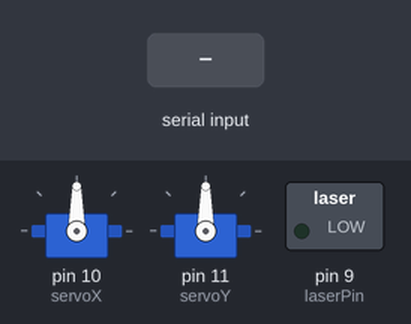
The sketch below on a simulated Arduino Uno, built with avr-gcc and run on an emulated ATmega328P. On the bench: 2 × servo, switched loads named in the sketch (green lamp = pin HIGH). The inputs (shaded band) are chosen by the test bench.

Above: at 1.2 s.
1.3 s: "l" received over Serial
At 2.5 s:
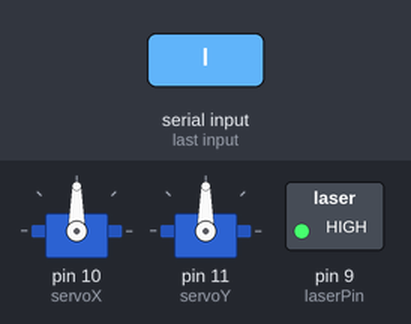
2.8 s: "w" received over Serial
At 3.8 s:
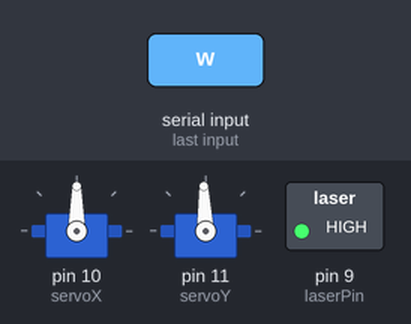
Timing chart, 0 to 5.8 s (numbered marks = the images above; inputs shaded):
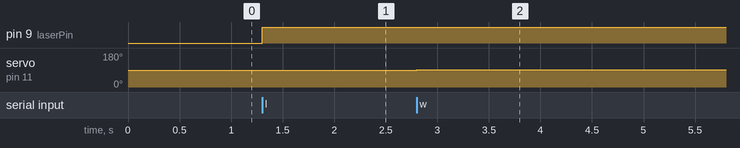

Measured:
- after the input at 1.3 s, pin 9 (laserPin): LOW → HIGH at once
- after the input at 2.8 s, servo on pin 11 (servoY): 90° → 92° at once

The sketch:

Servomotores.ino
```cpp
#include <Servo.h>

Servo servoX;
Servo servoY;

const int laserPin = 9;   // Láser en pin 9
bool laserState = false; // Estado del láser

int posX = 90;
int posY = 90;

void setup() {
  servoX.attach(10);
  servoY.attach(11);

  pinMode(laserPin, OUTPUT);
  digitalWrite(laserPin, LOW); // láser apagado al inicio

  servoX.write(posX);
  servoY.write(posY);

  Serial.begin(9600);
}

void loop() {
  if (Serial.available() > 0) {
    char c = Serial.read();

    // Movimiento
    if (c == 'w') posY += 2;
    if (c == 's') posY -= 2;
    if (c == 'd') posX -= 2;
    if (c == 'a') posX += 2;

    // Centrar
    if (c == 'r') {
      posX = 90;
      posY = 90;
    }

    // Láser ON / OFF
    if (c == 'l') {
      laserState = !laserState;
      digitalWrite(laserPin, laserState ? HIGH : LOW);
    }

    posX = constrain(posX, 0, 180);
    posY = constrain(posY, 0, 180);

    servoX.write(posX);
    servoY.write(posY);
  }
}
```
